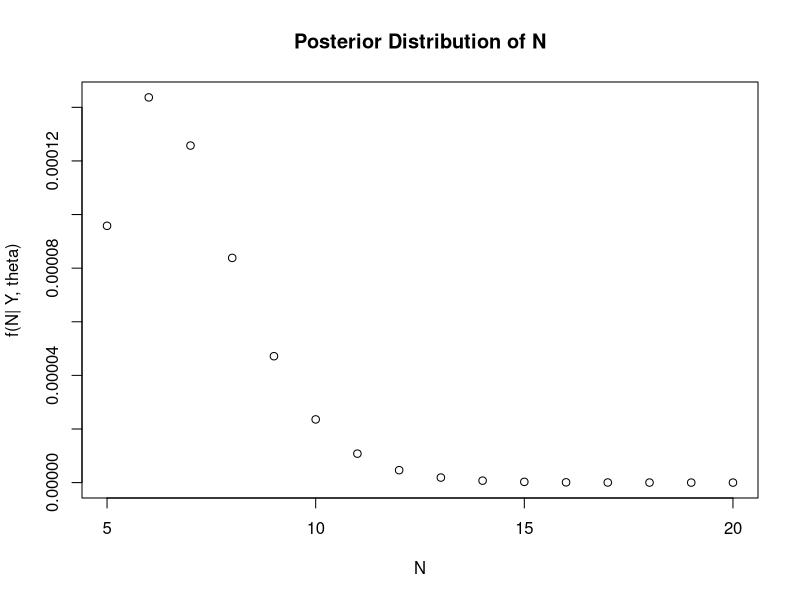
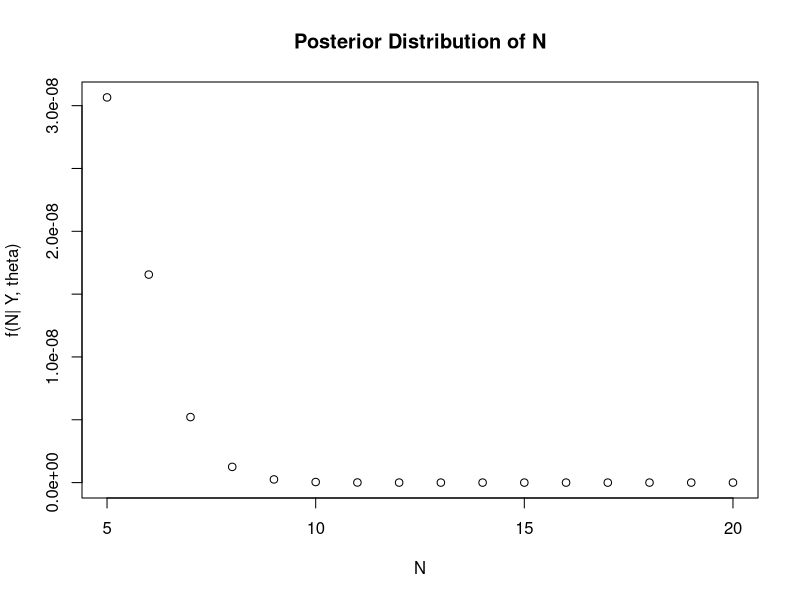
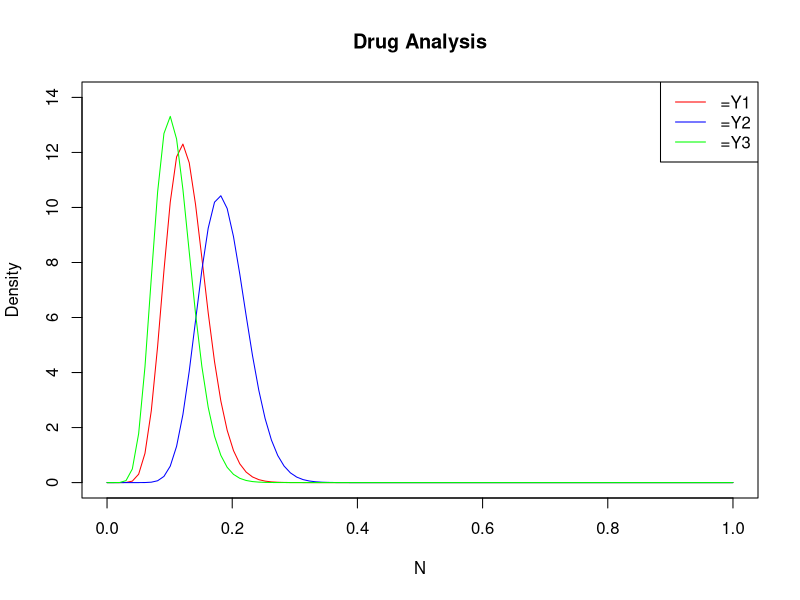

Recreate these plots in R, in order.
## ---- chunk 1
func<-function(N,Y,theta,lambda){
    choose(N,Y)*theta^N*(1-theta)^(N-Y)*((lambda^Y*exp(-lambda))/factorial(Y))
}

n<-5:20

plot(n,func(N=n,Y=5,theta=0.5,lambda=1),ylab="f(N| Y, theta)",xlab="N", main="Posterior Distribution of N")
## ---- chunk 2
plot(n,func(N=n,Y=5,theta=0.1,lambda=1),ylab="f(N| Y, theta)",xlab="N", main="Posterior Distribution of N")
## ---- chunk 3
plot(seq(0,1,length=100),dbeta(seq(0,1,length=100),12+1,100-12+1),
     type="l",col="red",
     ylim=c(0,14), 
     ylab = "Density", 
     xlab="N", 
     main = "Drug Analysis")
lines(seq(0,1,length=100),dbeta(seq(0,1,length=100),18+1,100-18+1),col="blue")
lines(seq(0,1,length=100),dbeta(seq(0,1,length=100),10+1,100-10+1),col="green")
legend("topright", legend=c("=Y1","=Y2","=Y3"),lty=c(1,1,1),col=c("red","blue","green"))

## ---- chunk 4
drug1<-rbeta(1e6,12+1,100-12+1)
drug2<-rbeta(1e6,18+1,100-18+1)
drug3<-rbeta(1e6,10+1,100-10+1)

mean(drug2 > drug1 | drug2>drug3)

